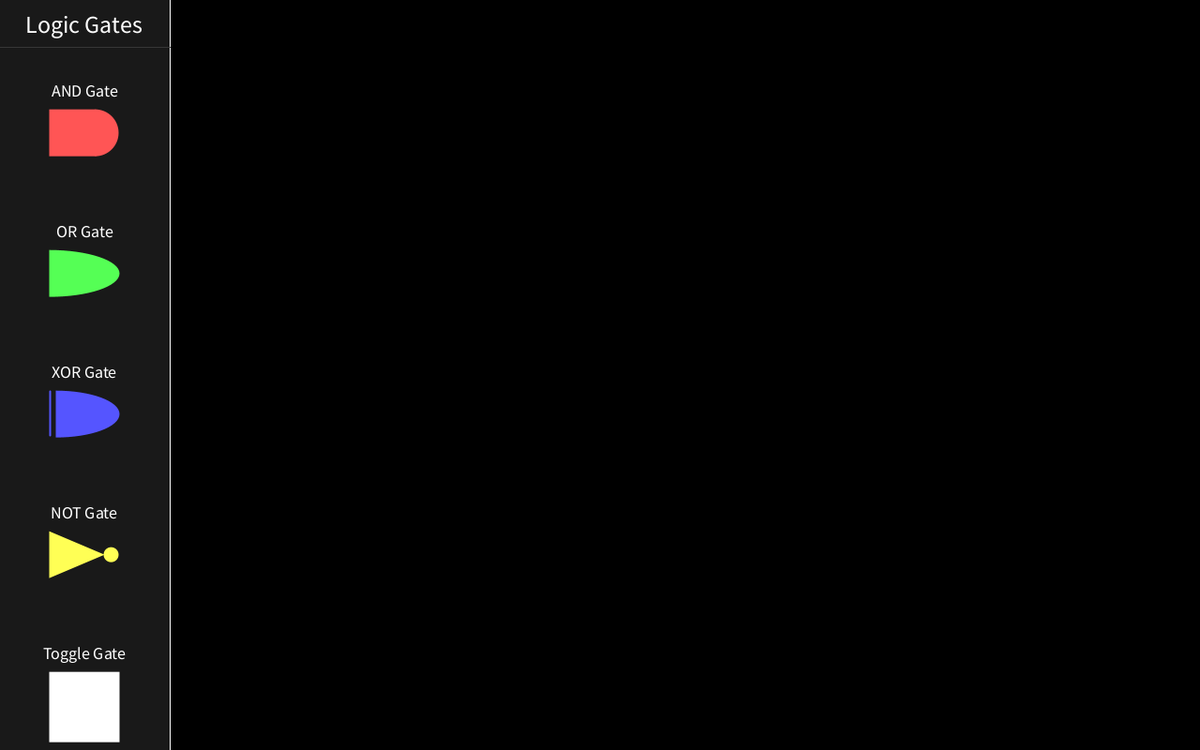
Frame 1 (no input)
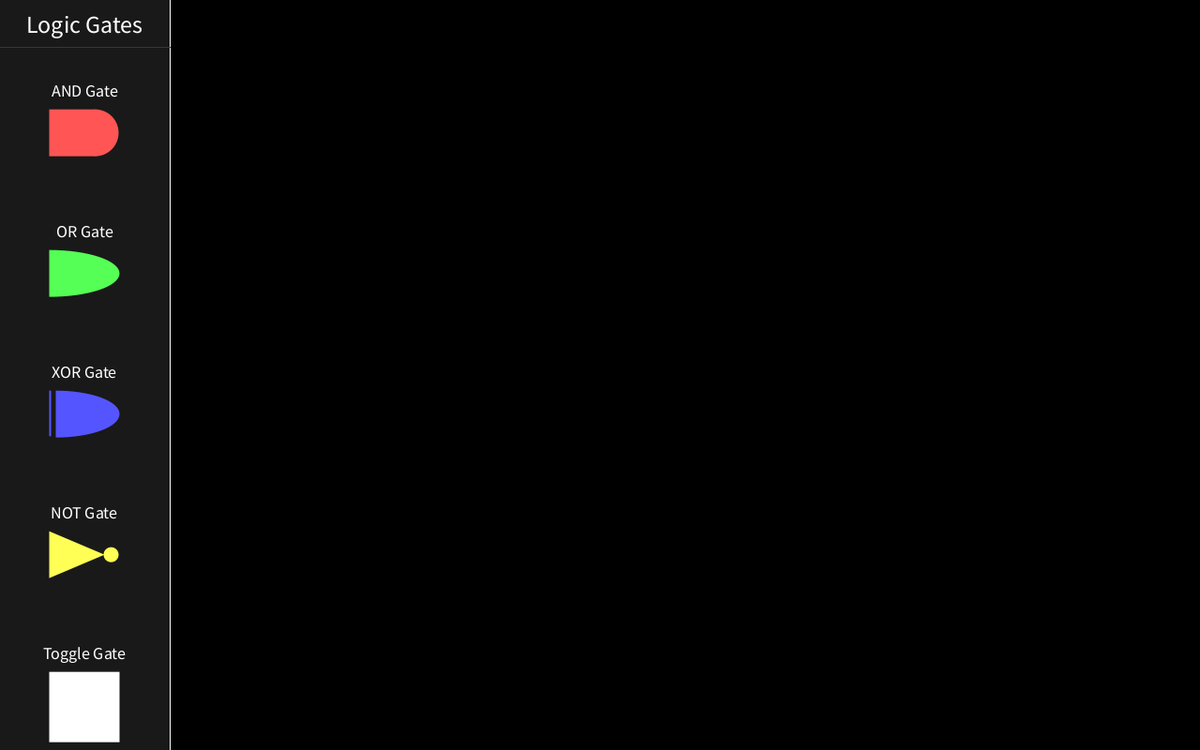
Frame 60 (the mouse pressed at the canvas centre just before this capture)
Frame 120 (the mouse held since frame 60 and released just before this capture): identical to frame 60, image omitted

The Processing sketch that drew these frames (run headless with seeded random() and noise(); from frame 60 on, the mouse is pressed at the canvas centre):

// Processing sketch: SO9_Projekt
// ── SO9_Projekt.pde
    
// Setup
public void setup()
{
    // Set size & background
    size(1280, 800);
    background(0);
}

// Draw
public void draw()
{
    // Clear the background
    background(0);
    
    // Update all gates
    for(LogicGate gate : Gates)
    {
        gate.Update();
    }
    
    // Draw all gates
    for(LogicGate gate : Gates)
    {
        gate.Draw();
    }
    
    // Check placing a gate, if yes draw circles arround other gates
    if(CurrentlyPlacing != null)
    {
        CurrentlyPlacing.Draw();
        
        for(LogicGate g : Gates)
        {
            noFill();
            stroke(#FF0000);
            strokeWeight(2);
            ellipseMode(RADIUS);
            ellipse(g.GetCenter().x, g.GetCenter().y, BorderMargin * 2, BorderMargin * 2);
        }
        
        // Draw circle arround currently placing
        stroke(CanPlaceGate(CurrentlyPlacing.Position.x, CurrentlyPlacing.Position.y) ? #00FF00 : #FF0000);
        noFill();
        ellipse(CurrentlyPlacing.GetCenter().x, CurrentlyPlacing.GetCenter().y, BorderMargin * 2, BorderMargin * 2);
    }
    
    // Draw current node connection
    if(CurrentOutput != null)
    {
        strokeWeight(2);
        stroke(255, 50);        
        line(CurrentOutput.Position.x, CurrentOutput.Position.y, mouseX, mouseY);
    }
    
    // Draw GUI
    g.Draw();
}

// Input handlers
void mouseClicked()
{
    // If out of screen ignore click
    if(mouseX < 0 || mouseY < 0 || mouseX > width || mouseY > height)
        return;
        
    // If currently placing a gate, give that priortiy
    if(CurrentlyPlacing != null && CanPlaceGate(mouseX + 35, mouseY + 25))
    {
        if(mouseButton == RIGHT)
        {
            CurrentlyPlacing = null;
            return;
        }
        
        // Add to gates & clear current
        Gates.add(CurrentlyPlacing);
        CurrentlyPlacing = null;
        return;
    }
    
    // Check if inside GUI area, if yea then let GUI handle mouseclick
    if(mouseX >= 0 &&  mouseX <= MenuWidth)
    {
        g.HandleClick();
        return;
    }
    
    // Check for clicking on output nodes
    if(CurrentlyPlacing == null && CurrentOutput == null && mouseButton == LEFT)
    {
        for(LogicGate g : Gates)
        {
            if(g.Output.Clicked(mouseX, mouseY))
            {
                CurrentOutput = g.Output;
                println("click on node");
                return;
            }
        }
    }
    if(CurrentOutput != null)
    {
        if(mouseButton == RIGHT)
        {
            CurrentOutput = null;
            return;
        }
        
        // Loop through gates, find clicked gate node and add input
        for(LogicGate g : Gates)
        {
            if(g.Output.Clicked(mouseX, mouseY))
            {
                g.AddInput(CurrentOutput);
                CurrentOutput = null;
                println("click on node");
                return;
            }
        }
    }
    
    // Check if gate should be removed
    if(mouseButton == RIGHT)
    {
        for(LogicGate g : Gates)
        {
            if (dist(mouseX, mouseY, g.GetCenter().x, g.GetCenter().y) < 25)
            {
                Gates.remove(g);
                return;
            }
        }
    }
    
    // Check for clicking on togglegate
    for(LogicGate g : Gates)
    {
        try
        {
            if((ToggleGate)g != null && IsWithin(mouseX, mouseY, g.Position.x, g.Position.y, 50, 50))
                ((ToggleGate)g).Value = !((ToggleGate)g).Value;
        }
        catch(Exception e) {}
    }
}
void mouseMoved()
{
    if(CurrentlyPlacing != null)
    {
        CurrentlyPlacing.Position.x = mouseX - 35;
        CurrentlyPlacing.Position.y = mouseY - 25;
        return;
    }
}
void keyPressed()
{
    if(key == 'r')
    {
        Gates = new ArrayList<LogicGate>();
        CurrentlyPlacing = null;
        CurrentOutput = null;
    }
}
// ── GUI.pde
public class GUI
{
    public void Draw()
    {
        // Draw the sidebar background
        stroke(255);
        strokeWeight(1);
        fill(25);
        rect(-1, -1, MenuWidth + 2, height + 2);
        
        // Draw sidebar title
        fill(255);
        textSize(26);
        textAlign(CENTER, CENTER);
        text("Logic Gates", MenuWidth / 2, 25);
        stroke(55);
        line(-1, 50, MenuWidth + 1, 50);
        
        // Draw the gates
        float startY = 50;
        float yPerGate = (height - startY) / 5;
        /*
        noStroke();
        fill(AndColor, 50);
        rect(0, startY, 181, 1 * yPerGate);
        fill(OrColor, 50);
        rect(0, startY + 1 * yPerGate, 181, 2 * yPerGate);
        fill(XorColor, 50);
        rect(0, startY + 2 * yPerGate, 181, 3 * yPerGate);
        fill(NotColor, 50);
        rect(0, startY + 3 * yPerGate, 181, 4 * yPerGate);
        */
        
        ellipseMode(DIAMETER);
        // AND gate
        float y = startY + ((yPerGate + startY) / 3) + (0 * yPerGate);
        float x = MenuWidth / 2 - 12.5;
        textSize(18);
        textAlign(CENTER, BOTTOM);
        fill(255);
        text("AND Gate", MenuWidth / 2, y - 10);
        noStroke();
        fill(AndColor);
        rect(x - 25, y, 50, 50);
        arc(x + 24, y + 25, 50, 50, -TAU / 4, TAU / 4);
        
        // OR Gate
        y = startY + ((yPerGate + startY) / 3) + (1 * yPerGate);
        fill(255);
        text("OR Gate", MenuWidth / 2, y - 10);
        noStroke();
        fill(OrColor);
        arc(x - 25, y + 25, 150, 50, -TAU/4, TAU/4);
        
        // XOR Gate
        y = startY + ((yPerGate + startY) / 3) + (2 * yPerGate);
        fill(255);
        text("XOR Gate", MenuWidth / 2, y - 10);
        noStroke();
        fill(XorColor);
        arc(x + 7 - 25, y + 25, 150 - 7 * 2, 50, -TAU/4, TAU/4);
        stroke(XorColor);
        strokeWeight(2);
        line(x + 1 - 25, y + 1, x + 1 - 25, y + 50 - 2);
        
        // NOT Gate
        y = startY + ((yPerGate + startY) / 3) + (3 * yPerGate);
        fill(255);
        text("NOT Gate", MenuWidth / 2, y - 10);
        noStroke();
        fill(NotColor);
        triangle(x - 25, y, x - 25 + 59, y + 25, x - 25, y + 50);
        ellipse(x - 25 + 66, y + 25, 16, 16);
        
        // Toggle Gate
        y = startY + ((yPerGate + startY) / 3) + (4 * yPerGate);
        fill(255);
        text("Toggle Gate", MenuWidth / 2, y - 10);
        noStroke();
        fill(ToggleColor);
        rect(x - 25, y, 75, 75);
    }
    void HandleClick()
    {
        // Determine type of gate to place
        int type = -1;
        float startY = 50;
        float yPerGate = (height - startY) / 5;
        if(IsWithin(mouseX, mouseY, 0, startY, 181, 1 * yPerGate))
            type = 1;
        if(IsWithin(mouseX, mouseY, 0, startY + 1 * yPerGate, 181, 2 * yPerGate))
            type = 2;
        if(IsWithin(mouseX, mouseY, 0, startY + 2 * yPerGate, 181, 3 * yPerGate))
            type = 3;
        if(IsWithin(mouseX, mouseY, 0, startY + 3 * yPerGate, 181, 4 * yPerGate))
            type = 4;
        if(IsWithin(mouseX, mouseY, 0, startY + 4 * yPerGate, 181, 5 * yPerGate))
            type = 5;
           
        println("GUI TYPE: " + type);
        // Switch to create gate
        switch (type)
        {
            //And
            case(1):
                CurrentlyPlacing = new AndGate(new PVector(mouseX + 35, mouseY + 25));
                break;
            //Or
            case(2):
                CurrentlyPlacing = new OrGate(new PVector(mouseX + 35, mouseY + 25));
                break;
            //Xor
            case(3):
                CurrentlyPlacing = new XorGate(new PVector(mouseX + 35, mouseY + 25));
                break;
            //Not
            case(4):
                CurrentlyPlacing = new NotGate(new PVector(mouseX + 35, mouseY + 25));
                break;
            // Toggle
            case(5):
                CurrentlyPlacing = new ToggleGate(new PVector(mouseX + 35, mouseY + 25));
                break;
            default:
                break;
        }
    }
}

boolean IsWithin(float posx, float posy, float x, float y, float w, float h)
{
    return posx > x && posx < x + w && posy > y && posy < y + h;
}
// ── Globals.pde
// ID for the next gate to be created
public static int NextGateId = 0;

// List of all currently created gates
public ArrayList<LogicGate> Gates = new ArrayList<LogicGate>();

// Gates
public static final color AndColor = #FF5555;
public static final color OrColor = #55FF55;
public static final color XorColor = #5555FF;
public static final color NotColor = #FFFF55;
public static final color ToggleColor = #FFFFFF;
public static float OutputNodeSize = 7.5;

// GUI
public static final int MenuWidth = 180;
GUI g = new GUI();

// Logic
public static LogicGate CurrentlyPlacing = null;
public static Node CurrentOutput = null;
public static final int BorderMargin = 5;
// ── LogicGate.pde
public abstract class LogicGate
{
    // "Properties" / Variables
    public PVector Position;
    public Node Output; 
    protected ArrayList<Node> Inputs = new ArrayList<Node>();
    
    protected color Color = #FFFFFF;
       
    // Constructors / CTX
    public LogicGate(PVector position)
    {
        Position = position;
    }
    
    // Public methods
    public abstract PVector GetCenter(); 
    public abstract boolean GetOutput();
    public abstract void Draw();
    public abstract void Update();
    public abstract boolean AddInput(Node in);
}

public boolean CanPlaceGate(float x, float y)
{
    for(LogicGate g : Gates)
    {
        if(dist(x + 35, y + 25, g.GetCenter().x, g.GetCenter().y) < BorderMargin * 4 || x <= MenuWidth + BorderMargin || x >= width - BorderMargin || y <= BorderMargin || y >= height - BorderMargin)
                return false;
    }
    
    return true;
}

public class AndGate extends LogicGate
{
    // Constrcutor
    public AndGate(PVector position)
    {
        super(position);
        
        Color = AndColor;
        Output = new Node(this, GetCenter());
    }
    
    // Public Methods
    public void Update()
    {
    }
    public void Draw()
    {
        // Draw input points
        strokeWeight(2);
        if(Inputs.size() > 0 && Inputs.get(0) != null)
        {
            Node input1 = Inputs.get(0);
            stroke(input1.GetOutput() ? #00FF00 : #FF0000, 100);
            line(input1.Position.x, input1.Position.y, GetCenter().x - 45, GetCenter().y);
            line(GetCenter().x - 45, GetCenter().y, GetCenter().x, GetCenter().y);
        }
        if(Inputs.size() > 1 && Inputs.get(1) != null)
        {
            Node input2 = Inputs.get(1);
            stroke(input2.GetOutput() ? #00FF00 : #FF0000, 100);
            line(input2.Position.x, input2.Position.y, GetCenter().x - 45, GetCenter().y);
            line(GetCenter().x - 45, GetCenter().y, GetCenter().x, GetCenter().y);
        }
        
        // Draw the gate itself
        noStroke();
        fill(Color);
        rect(Position.x, Position.y, 50, 50);
        arc(Position.x + 50, Position.y + 25, 50, 50, -TAU/4, TAU/4);
        
        // Draw the output node
        Output.Position = GetCenter();
        Output.Draw();
        
        // Draw info
        fill(255);
        textSize(12);
        textAlign(CENTER, CENTER);
        text("Inputs: " + Inputs.size(), Position.x + 25, Position.y + 65);
    }
    public PVector GetCenter()
    {
        return new PVector(Position.x + 35, Position.y + 25);
    } 
    public boolean GetOutput()
    {
        if(Inputs.size() != 2)
            return false;
        
        Node input1 = Inputs.get(0);
        Node input2 = Inputs.get(1);
        return input1.GetOutput() == input2.GetOutput();
    }
    public boolean AddInput(Node in)
    {
        if(Inputs.size() >= 2)
            return false;
            
        Inputs.add(in);
        return true;
    }
}
public class OrGate extends LogicGate
{
    // Constrcutor
    public OrGate(PVector position)
    {
        super(position);
        
        Color = OrColor;
        Output = new Node(this, GetCenter());
    }
    
    // Public Methods
    public void Update()
    {
    }
    public void Draw()
    {
        // Draw input points
        strokeWeight(2);
        if(Inputs.size() > 0 && Inputs.get(0) != null)
        {
            Node input1 = Inputs.get(0);
            stroke(input1.GetOutput() ? #00FF00 : #FF0000, 100);
            line(input1.Position.x, input1.Position.y, GetCenter().x - 45, GetCenter().y);
            line(GetCenter().x - 45, GetCenter().y, GetCenter().x, GetCenter().y);
        }
        if(Inputs.size() > 1 && Inputs.get(1) != null)
        {
            Node input2 = Inputs.get(1);
            stroke(input2.GetOutput() ? #00FF00 : #FF0000, 100);
            line(input2.Position.x, input2.Position.y, GetCenter().x - 45, GetCenter().y);
            line(GetCenter().x - 45, GetCenter().y, GetCenter().x, GetCenter().y);
        }
        
        // Draw the gate itself
        noStroke();
        fill(Color);
        arc(Position.x, Position.y + 25, 150, 50, -TAU/4, TAU/4);
        
        // Draw the output node
        Output.Position = GetCenter();
        Output.Draw();
        
        // Draw info
        fill(255);
        textSize(12);
        textAlign(CENTER, CENTER);
        text("Inputs: " + Inputs.size(), Position.x + 25, Position.y + 65);
    }
    public PVector GetCenter()
    {
        return new PVector(Position.x + 35, Position.y + 25);
    } 
    public boolean GetOutput()
    {
        if(Inputs.size() != 2)
            return false;
        
        Node input1 = Inputs.get(0);
        Node input2 = Inputs.get(1);
        return input1.GetOutput() || input2.GetOutput();
    }
    public boolean AddInput(Node in)
    {
        if(Inputs.size() >= 2)
            return false;
            
        Inputs.add(in);
        return true;
    }
}

public class XorGate extends LogicGate
{
    // Constrcutor
    public XorGate(PVector position)
    {
        super(position);
        
        Color = XorColor;
        Output = new Node(this, GetCenter());
    }
    
    // Public Methods
    public void Update()
    {
    }
    public void Draw()
    {
        // Draw input points
        strokeWeight(2);
        if(Inputs.size() > 0 && Inputs.get(0) != null)
        {
            Node input1 = Inputs.get(0);
            stroke(input1.GetOutput() ? #00FF00 : #FF0000, 100);
            line(input1.Position.x, input1.Position.y, GetCenter().x - 45, GetCenter().y);
            line(GetCenter().x - 45, GetCenter().y, GetCenter().x, GetCenter().y);
        }
        if(Inputs.size() > 1 && Inputs.get(1) != null)
        {
            Node input2 = Inputs.get(1);
            stroke(input2.GetOutput() ? #00FF00 : #FF0000, 100);
            line(input2.Position.x, input2.Position.y, GetCenter().x - 45, GetCenter().y);
            line(GetCenter().x - 45, GetCenter().y, GetCenter().x, GetCenter().y);
        }
        
        // Draw the gate itself
        noStroke();
        fill(Color);
        arc(Position.x + 50 - 50 + 7, Position.y + 25, 150 - 7 * 2, 50, -TAU/4, TAU/4);
        stroke(Color);
        strokeWeight(2);
        line(Position.x + 1, Position.y + 1, Position.x + 1, Position.y + 50 - 2);
        
        // Draw the output node
        Output.Position = GetCenter();
        Output.Draw();
        
        // Draw info
        fill(255);
        textSize(12);
        textAlign(CENTER, CENTER);
        text("Inputs: " + Inputs.size(), Position.x + 25, Position.y + 65);
    }
    public PVector GetCenter()
    {
        return new PVector(Position.x + 35, Position.y + 25);
    } 
    public boolean GetOutput()
    {
        if(Inputs.size() != 2)
            return false;
        
        Node input1 = Inputs.get(0);
        Node input2 = Inputs.get(1);
        return ((input1.GetOutput() || input2.GetOutput()) && !(input1.GetOutput() && input2.GetOutput()));
    }
    public boolean AddInput(Node in)
    {
        if(Inputs.size() >= 2)
            return false;
            
        Inputs.add(in);
        return true;
    }
}
public class NotGate extends LogicGate
{
    // Constrcutor
    public NotGate(PVector position)
    {
        super(position);
        
        Color = NotColor;
        Output = new Node(this, GetCenter());
    }
    
    // Public Methods
    public void Update()
    {
    }
    public void Draw()
    {
        // Draw input points
        strokeWeight(2);
        if(Inputs.size() > 0 && Inputs.get(0) != null)
        {
            Node input1 = Inputs.get(0);
            stroke(input1.GetOutput() ? #00FF00 : #FF0000, 100);
            line(input1.Position.x, input1.Position.y, GetCenter().x - 45, GetCenter().y);
            line(GetCenter().x - 45, GetCenter().y, GetCenter().x, GetCenter().y);
        }
        
        // Draw the gate itself
        noStroke();
        fill(Color);
        triangle(Position.x, Position.y, Position.x + 59, Position.y + 25, Position.x, Position.y + 50);
        ellipse(Position.x + 66, Position.y + 25, 16, 16);
        
        // Draw the output node
        Output.Position = GetCenter();
        Output.Draw();
        
        // Draw info
        fill(255);
        textSize(12);
        textAlign(CENTER, CENTER);
        text("Inputs: " + Inputs.size(), Position.x + 25, Position.y + 65);
    }
    public PVector GetCenter()
    {
        return new PVector(Position.x + 35, Position.y + 25);
    } 
    public boolean GetOutput()
    {
        if(Inputs.size() != 1)
            return false;
        
        Node input1 = Inputs.get(0);
        return !input1.GetOutput();
    }
    public boolean AddInput(Node in)
    {
        if(Inputs.size() >= 1)
            return false;
            
        Inputs.add(in);
        return true;
    }
}
public class ToggleGate extends LogicGate
{
    public boolean Value = true;
    
    // Constrcutor
    public ToggleGate(PVector position)
    {
        super(position);
        
        Color = ToggleColor;
        Output = new Node(this, GetCenter());
    }
    
    // Public Methods
    public void Update()
    {
    }
    public void Draw()
    {        
        // Draw the gate itself
        strokeWeight(2);
        stroke(Color);
        fill(Value ? #00FF00 : #FF0000);
        rect(Position.x, Position.y, 50, 50);
        
        // Draw the output node
        Output.Position = GetCenter();
        Output.Draw();
    }
    public PVector GetCenter()
    {
        return new PVector(Position.x + 25, Position.y + 25);
    } 
    public boolean GetOutput()
    {
        return Value;
    }
    public boolean AddInput(Node in)
    {
        return false;
    }
}

public class Node
{
    // Variables
    private LogicGate _parent = null;
    PVector Position;
    
    // Constructors
    public Node(LogicGate parent, PVector pos)
    {
        Position = pos;
        _parent = parent;
    }
    
    // Methods
    public void Draw()
    {
        stroke(0);
        strokeWeight(2);
        fill(GetOutput() ? #00FF00 : #FF0000);
        ellipseMode(RADIUS);
        ellipse(Position.x, Position.y, OutputNodeSize, OutputNodeSize);
        ellipseMode(DIAMETER);
    }
    public boolean GetOutput()
    {
        return _parent.GetOutput();
    }
    public boolean Clicked(float x, float y)
    {
        return dist(x, y, Position.x, Position.y) < OutputNodeSize;
    }
}
